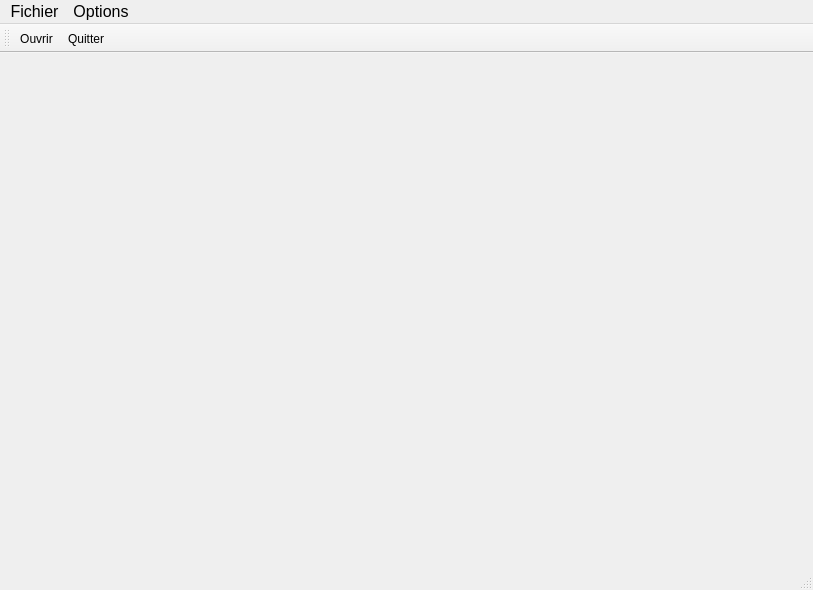
<?xml version="1.0" encoding="UTF-8"?>
<ui version="4.0">
 <class>Equilibreuse</class>
 <widget class="QMainWindow" name="Equilibreuse">
  <property name="geometry">
   <rect>
    <x>0</x>
    <y>0</y>
    <width>813</width>
    <height>590</height>
   </rect>
  </property>
  <property name="windowTitle">
   <string>Equilibreuse</string>
  </property>
  <widget class="QWidget" name="centralWidget"/>
  <widget class="QMenuBar" name="menuBar">
   <property name="geometry">
    <rect>
     <x>0</x>
     <y>0</y>
     <width>813</width>
     <height>34</height>
    </rect>
   </property>
   <property name="font">
    <font>
     <pointsize>12</pointsize>
    </font>
   </property>
   <widget class="QMenu" name="menuFichier">
    <property name="title">
     <string>Fichier</string>
    </property>
    <addaction name="actionOuvrir"/>
    <addaction name="separator"/>
    <addaction name="actionQuitter"/>
   </widget>
   <widget class="QMenu" name="menuOptions">
    <property name="title">
     <string>Options</string>
    </property>
    <addaction name="actionAffichage_en_Newton"/>
   </widget>
   <addaction name="menuFichier"/>
   <addaction name="menuOptions"/>
  </widget>
  <widget class="QToolBar" name="mainToolBar">
   <attribute name="toolBarArea">
    <enum>TopToolBarArea</enum>
   </attribute>
   <attribute name="toolBarBreak">
    <bool>false</bool>
   </attribute>
   <addaction name="actionOuvrir"/>
   <addaction name="actionQuitter"/>
  </widget>
  <widget class="QStatusBar" name="statusBar"/>
  <action name="actionOuvrir">
   <property name="icon">
    <iconset resource="icones.qrc">
     <normaloff>:/Icones/open-file-icon.png</normaloff>:/Icones/open-file-icon.png</iconset>
   </property>
   <property name="text">
    <string>Ouvrir</string>
   </property>
   <property name="shortcut">
    <string>Alt+O</string>
   </property>
  </action>
  <action name="actionQuitter">
   <property name="icon">
    <iconset resource="icones.qrc">
     <normaloff>:/Icones/Windows-Close-Program-icon.png</normaloff>:/Icones/Windows-Close-Program-icon.png</iconset>
   </property>
   <property name="text">
    <string>Quitter</string>
   </property>
   <property name="shortcut">
    <string>Alt+Q</string>
   </property>
  </action>
  <action name="actionAffichage_en_Newton">
   <property name="checkable">
    <bool>true</bool>
   </property>
   <property name="enabled">
    <bool>true</bool>
   </property>
   <property name="text">
    <string>Affichage en Newton</string>
   </property>
  </action>
 </widget>
 <layoutdefault spacing="6" margin="11"/>
 <resources>
  <include location="icones.qrc"/>
 </resources>
 <connections>
  <connection>
   <sender>actionQuitter</sender>
   <signal>triggered()</signal>
   <receiver>Equilibreuse</receiver>
   <slot>close()</slot>
   <hints>
    <hint type="sourcelabel">
     <x>-1</x>
     <y>-1</y>
    </hint>
    <hint type="destinationlabel">
     <x>273</x>
     <y>192</y>
    </hint>
   </hints>
  </connection>
 </connections>
</ui>
